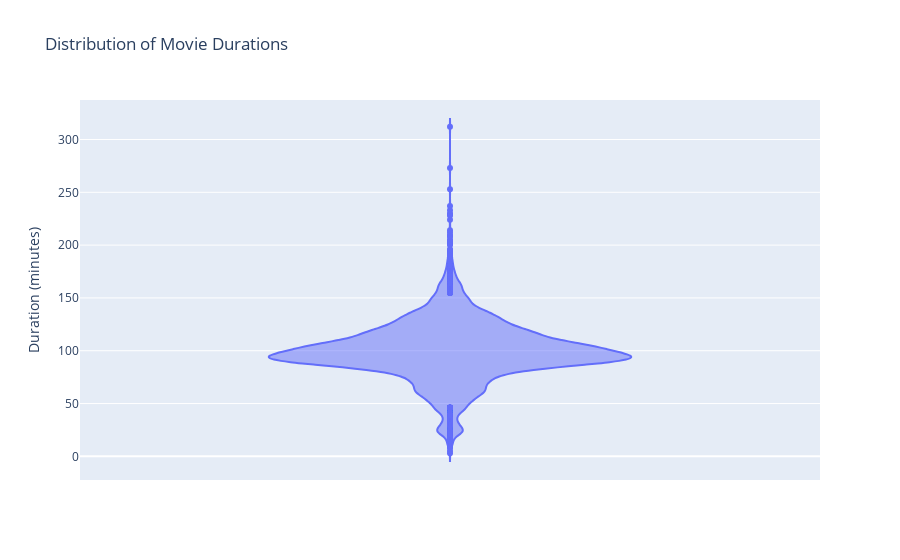
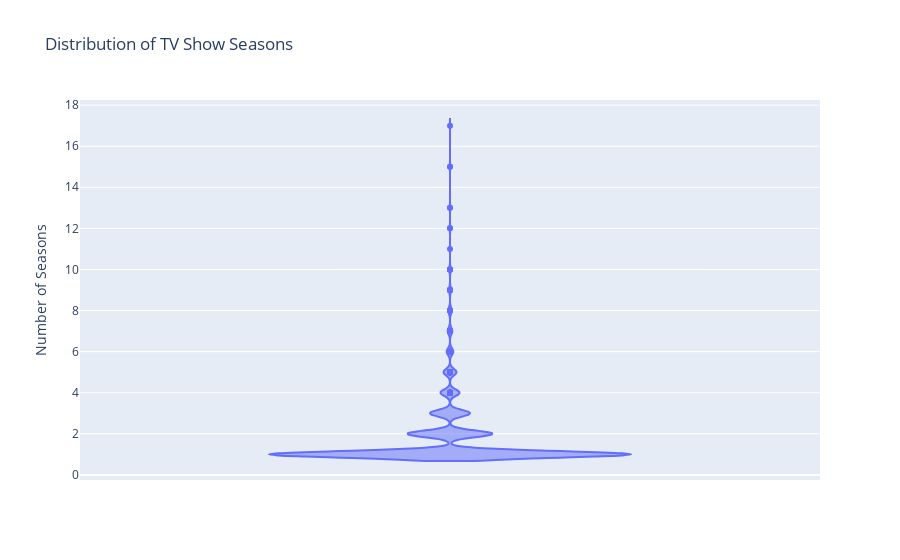

The cell these charts' notebook holds for them, in order:
### Markdown cell above
# 5. Visualisation of Duration Data

### Code cell
def standardize_duration(row):
    duration = row['duration']
    if 'min' in duration:  # For movies
        return int(duration.replace(' min', ''))
    elif 'Season' in duration:  # For TV shows
        return int(duration.replace(' Seasons', '')) if 'Seasons' in duration else int(duration.replace(' Season', ''))
    return None

netflix_data['duration_numeric'] = netflix_data.apply(standardize_duration, axis=1)
netflix_data['movie_duration'] = netflix_data.apply(lambda x: x['duration_numeric'] if 'min' in x['duration'] else None, axis=1)
netflix_data['tv_seasons'] = netflix_data.apply(lambda x: x['duration_numeric'] if 'Season' in x['duration'] else None, axis=1)


# Violin Plot for Movies
fig_movies_violin = px.violin(netflix_data[netflix_data['type'] == 'Movie'], y='movie_duration', 
                              title='Distribution of Movie Durations',
                              labels={'movie_duration': 'Duration (minutes)'})
pyo.iplot(fig_movies_violin)

# Violin Plot for TV Shows
fig_shows_violin = px.violin(netflix_data[netflix_data['type'] == 'TV Show'], y='tv_seasons', 
                             title='Distribution of TV Show Seasons',
                             labels={'tv_seasons': 'Number of Seasons'})
pyo.iplot(fig_shows_violin)

### Figure 1 — Plotly figure (JSON) as saved in the notebook; plotly's stock layout.template omitted (floating-point values rounded to 4 significant figures; data arrays with more than 128 entries replaced by an {"elided": "..."} marker saying what was removed)
{"data": [{"alignmentgroup": "True", "box": {"visible": false}, "hovertemplate": "Duration (minutes)=%{y}<extra></extra>", "legendgroup": "", "marker": {"color": "#636efa"}, "name": "", "offsetgroup": "", "orientation": "v", "scalegroup": "True", "showlegend": false, "type": "violin", "x0": " ", "xaxis": "x", "y": {"elided": "6126 int values"}, "y0": " ", "yaxis": "y"}], "layout": {"legend": {"tracegroupgap": 0}, "title": {"text": "Distribution of Movie Durations"}, "violinmode": "group", "xaxis": {"anchor": "y", "domain": [0, 1]}, "yaxis": {"anchor": "x", "domain": [0, 1], "title": {"text": "Duration (minutes)"}}}}

### Figure 2 — Plotly figure (JSON) as saved in the notebook; plotly's stock layout.template omitted (floating-point values rounded to 4 significant figures; data arrays with more than 128 entries replaced by an {"elided": "..."} marker saying what was removed)
{"data": [{"alignmentgroup": "True", "box": {"visible": false}, "hovertemplate": "Number of Seasons=%{y}<extra></extra>", "legendgroup": "", "marker": {"color": "#636efa"}, "name": "", "offsetgroup": "", "orientation": "v", "scalegroup": "True", "showlegend": false, "type": "violin", "x0": " ", "xaxis": "x", "y": {"elided": "2664 int values"}, "y0": " ", "yaxis": "y"}], "layout": {"legend": {"tracegroupgap": 0}, "title": {"text": "Distribution of TV Show Seasons"}, "violinmode": "group", "xaxis": {"anchor": "y", "domain": [0, 1]}, "yaxis": {"anchor": "x", "domain": [0, 1], "title": {"text": "Number of Seasons"}}}}
